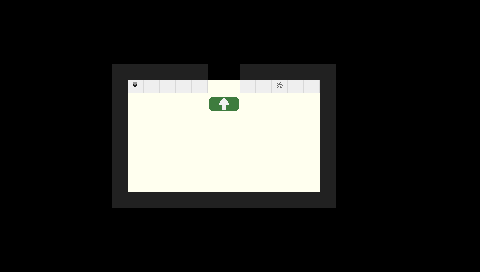

Tiled map render using the project's own tile images. Description and the whole map definition, tile-layer contents included, below:
An orthogonal 30x17 tile map with 16x16 px tiles, 2 tile layers (Floor, Walls) and 3 objects (Player Start, Next Room, Controls).

<map version="1.0" tiledversion="1.1.4" orientation="orthogonal" renderorder="right-down" width="30" height="17" tilewidth="16" tileheight="16" infinite="0" nextobjectid="17">
 <tileset firstgid="1" source="../Tilesets/lab.tsx" />
 <layer name="Floor" width="30" height="17">
  <data encoding="csv">
0,0,0,0,0,0,0,0,0,0,0,0,0,0,0,0,0,0,0,0,0,0,0,0,0,0,0,0,0,0,
0,0,0,0,0,0,0,0,0,0,0,0,0,0,0,0,0,0,0,0,0,0,0,0,0,0,0,0,0,0,
0,0,0,0,0,0,0,0,0,0,0,0,0,0,0,0,0,0,0,0,0,0,0,0,0,0,0,0,0,0,
0,0,0,0,0,0,0,0,0,0,0,0,0,0,0,0,0,0,0,0,0,0,0,0,0,0,0,0,0,0,
0,0,0,0,0,0,0,3,3,3,3,3,3,0,0,3,3,3,3,3,3,0,0,0,0,0,0,0,0,0,
0,0,0,0,0,0,0,3,3,3,3,3,3,3,3,3,3,3,3,3,3,0,0,0,0,0,0,0,0,0,
0,0,0,0,0,0,0,3,3,3,3,3,3,16,17,3,3,3,3,3,3,0,0,0,0,0,0,0,0,0,
0,0,0,0,0,0,0,3,3,3,3,3,3,3,3,3,3,3,3,3,3,0,0,0,0,0,0,0,0,0,
0,0,0,0,0,0,0,3,3,3,3,3,3,3,3,3,3,3,3,3,3,0,0,0,0,0,0,0,0,0,
0,0,0,0,0,0,0,3,3,3,3,3,3,3,3,3,3,3,3,3,3,0,0,0,0,0,0,0,0,0,
0,0,0,0,0,0,0,3,3,3,3,3,3,3,3,3,3,3,3,3,3,0,0,0,0,0,0,0,0,0,
0,0,0,0,0,0,0,3,3,3,3,3,3,3,3,3,3,3,3,3,3,0,0,0,0,0,0,0,0,0,
0,0,0,0,0,0,0,3,3,3,3,3,3,3,3,3,3,3,3,3,3,0,0,0,0,0,0,0,0,0,
0,0,0,0,0,0,0,0,0,0,0,0,0,0,0,0,0,0,0,0,0,0,0,0,0,0,0,0,0,0,
0,0,0,0,0,0,0,0,0,0,0,0,0,0,0,0,0,0,0,0,0,0,0,0,0,0,0,0,0,0,
0,0,0,0,0,0,0,0,0,0,0,0,0,0,0,0,0,0,0,0,0,0,0,0,0,0,0,0,0,0,
0,0,0,0,0,0,0,0,0,0,0,0,0,0,0,0,0,0,0,0,0,0,0,0,0,0,0,0,0,0
</data>
 </layer>
 <layer name="Walls" width="30" height="17">
  <data encoding="csv">
0,0,0,0,0,0,0,0,0,0,0,0,0,0,0,0,0,0,0,0,0,0,0,0,0,0,0,0,0,0,
0,0,0,0,0,0,0,0,0,0,0,0,0,0,0,0,0,0,0,0,0,0,0,0,0,0,0,0,0,0,
0,0,0,0,0,0,0,0,0,0,0,0,0,0,0,0,0,0,0,0,0,0,0,0,0,0,0,0,0,0,
0,0,0,0,0,0,0,0,0,0,0,0,0,0,0,0,0,0,0,0,0,0,0,0,0,0,0,0,0,0,
0,0,0,0,0,0,0,13,13,13,13,13,13,0,0,13,13,13,13,13,13,0,0,0,0,0,0,0,0,0,
0,0,0,0,0,0,0,13,6,1,1,1,1,0,0,1,1,7,1,1,13,0,0,0,0,0,0,0,0,0,
0,0,0,0,0,0,0,13,0,0,0,0,0,0,0,0,0,0,0,0,13,0,0,0,0,0,0,0,0,0,
0,0,0,0,0,0,0,13,0,0,0,0,0,0,0,0,0,0,0,0,13,0,0,0,0,0,0,0,0,0,
0,0,0,0,0,0,0,13,0,0,0,0,0,0,0,0,0,0,0,0,13,0,0,0,0,0,0,0,0,0,
0,0,0,0,0,0,0,13,0,0,0,0,0,0,0,0,0,0,0,0,13,0,0,0,0,0,0,0,0,0,
0,0,0,0,0,0,0,13,0,0,0,0,0,0,0,0,0,0,0,0,13,0,0,0,0,0,0,0,0,0,
0,0,0,0,0,0,0,13,0,0,0,0,0,0,0,0,0,0,0,0,13,0,0,0,0,0,0,0,0,0,
0,0,0,0,0,0,0,13,13,13,13,13,13,13,13,13,13,13,13,13,13,0,0,0,0,0,0,0,0,0,
0,0,0,0,0,0,0,0,0,0,0,0,0,0,0,0,0,0,0,0,0,0,0,0,0,0,0,0,0,0,
0,0,0,0,0,0,0,0,0,0,0,0,0,0,0,0,0,0,0,0,0,0,0,0,0,0,0,0,0,0,
0,0,0,0,0,0,0,0,0,0,0,0,0,0,0,0,0,0,0,0,0,0,0,0,0,0,0,0,0,0,
0,0,0,0,0,0,0,0,0,0,0,0,0,0,0,0,0,0,0,0,0,0,0,0,0,0,0,0,0,0
</data>
 </layer>
 <objectgroup name="Objects">
  <object id="4" name="Player Start" x="223.917" y="184.167" width="1" height="1" />
  <object id="12" name="Next Room" x="205.25" y="64.25" width="37.25" height="19.75">
   <properties>
    <property name="unity:isTrigger" type="bool" value="true" />
   </properties>
  </object>
  <object id="16" name="Controls" x="161.25" y="144.5" width="1" height="1" />
 </objectgroup>
</map>
